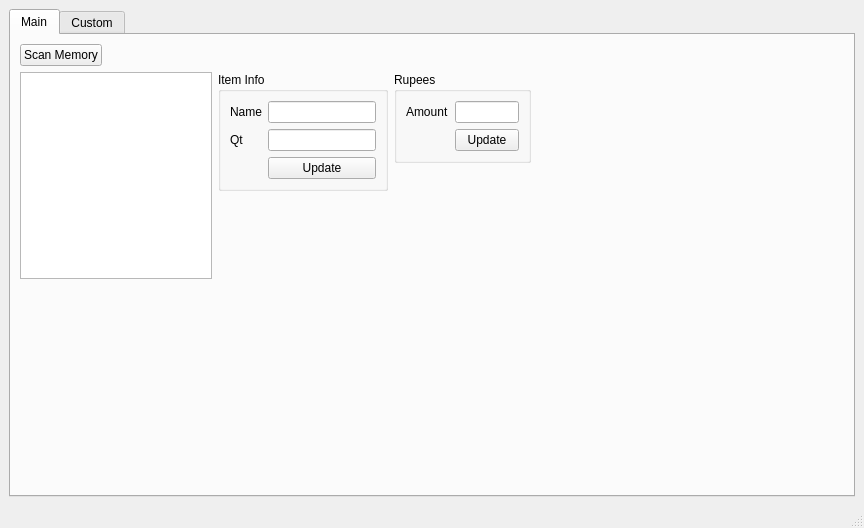
<?xml version="1.0" encoding="UTF-8"?>
<ui version="4.0">
 <class>MainWindow</class>
 <widget class="QMainWindow" name="MainWindow">
  <property name="geometry">
   <rect>
    <x>0</x>
    <y>0</y>
    <width>864</width>
    <height>528</height>
   </rect>
  </property>
  <property name="windowTitle">
   <string>MainWindow</string>
  </property>
  <widget class="QWidget" name="centralwidget">
   <layout class="QGridLayout" name="gridLayout">
    <item row="0" column="0">
     <widget class="QTabWidget" name="tabWidget">
      <property name="currentIndex">
       <number>0</number>
      </property>
      <widget class="QWidget" name="tab">
       <attribute name="title">
        <string>Main</string>
       </attribute>
       <layout class="QGridLayout" name="gridLayout_2">
        <item row="0" column="0" alignment="Qt::AlignLeft">
         <widget class="QPushButton" name="pushButton">
          <property name="sizePolicy">
           <sizepolicy hsizetype="Fixed" vsizetype="Fixed">
            <horstretch>0</horstretch>
            <verstretch>0</verstretch>
           </sizepolicy>
          </property>
          <property name="maximumSize">
           <size>
            <width>16777215</width>
            <height>16777215</height>
           </size>
          </property>
          <property name="text">
           <string>Scan Memory</string>
          </property>
         </widget>
        </item>
        <item row="1" column="4">
         <spacer name="horizontalSpacer">
          <property name="orientation">
           <enum>Qt::Horizontal</enum>
          </property>
          <property name="sizeHint" stdset="0">
           <size>
            <width>40</width>
            <height>20</height>
           </size>
          </property>
         </spacer>
        </item>
        <item row="1" column="0" alignment="Qt::AlignLeft">
         <widget class="QListWidget" name="itemList">
          <property name="sizePolicy">
           <sizepolicy hsizetype="Fixed" vsizetype="Expanding">
            <horstretch>0</horstretch>
            <verstretch>0</verstretch>
           </sizepolicy>
          </property>
          <property name="maximumSize">
           <size>
            <width>192</width>
            <height>16777215</height>
           </size>
          </property>
         </widget>
        </item>
        <item row="1" column="5">
         <spacer name="horizontalSpacer_2">
          <property name="orientation">
           <enum>Qt::Horizontal</enum>
          </property>
          <property name="sizeHint" stdset="0">
           <size>
            <width>40</width>
            <height>20</height>
           </size>
          </property>
         </spacer>
        </item>
        <item row="1" column="2" alignment="Qt::AlignTop">
         <widget class="QGroupBox" name="groupBox">
          <property name="sizePolicy">
           <sizepolicy hsizetype="Expanding" vsizetype="Maximum">
            <horstretch>0</horstretch>
            <verstretch>0</verstretch>
           </sizepolicy>
          </property>
          <property name="title">
           <string>Item Info</string>
          </property>
          <layout class="QFormLayout" name="formLayout">
           <item row="0" column="0">
            <widget class="QLabel" name="label">
             <property name="text">
              <string>Name</string>
             </property>
            </widget>
           </item>
           <item row="0" column="1">
            <widget class="QLineEdit" name="itemName">
             <property name="readOnly">
              <bool>true</bool>
             </property>
            </widget>
           </item>
           <item row="1" column="0">
            <widget class="QLabel" name="label_2">
             <property name="text">
              <string>Qt</string>
             </property>
            </widget>
           </item>
           <item row="1" column="1">
            <widget class="QLineEdit" name="itemQt">
             <property name="readOnly">
              <bool>true</bool>
             </property>
            </widget>
           </item>
           <item row="2" column="1">
            <widget class="QPushButton" name="pushButton_3">
             <property name="text">
              <string>Update</string>
             </property>
            </widget>
           </item>
          </layout>
         </widget>
        </item>
        <item row="1" column="3" alignment="Qt::AlignTop">
         <widget class="QGroupBox" name="groupBox_2">
          <property name="sizePolicy">
           <sizepolicy hsizetype="Preferred" vsizetype="Maximum">
            <horstretch>0</horstretch>
            <verstretch>0</verstretch>
           </sizepolicy>
          </property>
          <property name="title">
           <string>Rupees</string>
          </property>
          <layout class="QFormLayout" name="formLayout_2">
           <item row="0" column="0">
            <widget class="QLabel" name="label_3">
             <property name="text">
              <string>Amount</string>
             </property>
            </widget>
           </item>
           <item row="0" column="1">
            <widget class="QLineEdit" name="rupeeAmount">
             <property name="sizePolicy">
              <sizepolicy hsizetype="Fixed" vsizetype="Fixed">
               <horstretch>0</horstretch>
               <verstretch>0</verstretch>
              </sizepolicy>
             </property>
             <property name="maximumSize">
              <size>
               <width>64</width>
               <height>16777215</height>
              </size>
             </property>
            </widget>
           </item>
           <item row="1" column="1">
            <widget class="QPushButton" name="pushButton_2">
             <property name="sizePolicy">
              <sizepolicy hsizetype="Fixed" vsizetype="Fixed">
               <horstretch>0</horstretch>
               <verstretch>0</verstretch>
              </sizepolicy>
             </property>
             <property name="maximumSize">
              <size>
               <width>64</width>
               <height>16777215</height>
              </size>
             </property>
             <property name="text">
              <string>Update</string>
             </property>
            </widget>
           </item>
          </layout>
         </widget>
        </item>
        <item row="2" column="0">
         <spacer name="verticalSpacer">
          <property name="orientation">
           <enum>Qt::Vertical</enum>
          </property>
          <property name="sizeHint" stdset="0">
           <size>
            <width>20</width>
            <height>40</height>
           </size>
          </property>
         </spacer>
        </item>
       </layout>
      </widget>
      <widget class="QWidget" name="tab_2">
       <attribute name="title">
        <string>Custom</string>
       </attribute>
      </widget>
     </widget>
    </item>
   </layout>
  </widget>
  <widget class="QMenuBar" name="menubar">
   <property name="geometry">
    <rect>
     <x>0</x>
     <y>0</y>
     <width>864</width>
     <height>20</height>
    </rect>
   </property>
  </widget>
  <widget class="QStatusBar" name="statusbar"/>
 </widget>
 <resources/>
 <connections/>
</ui>
